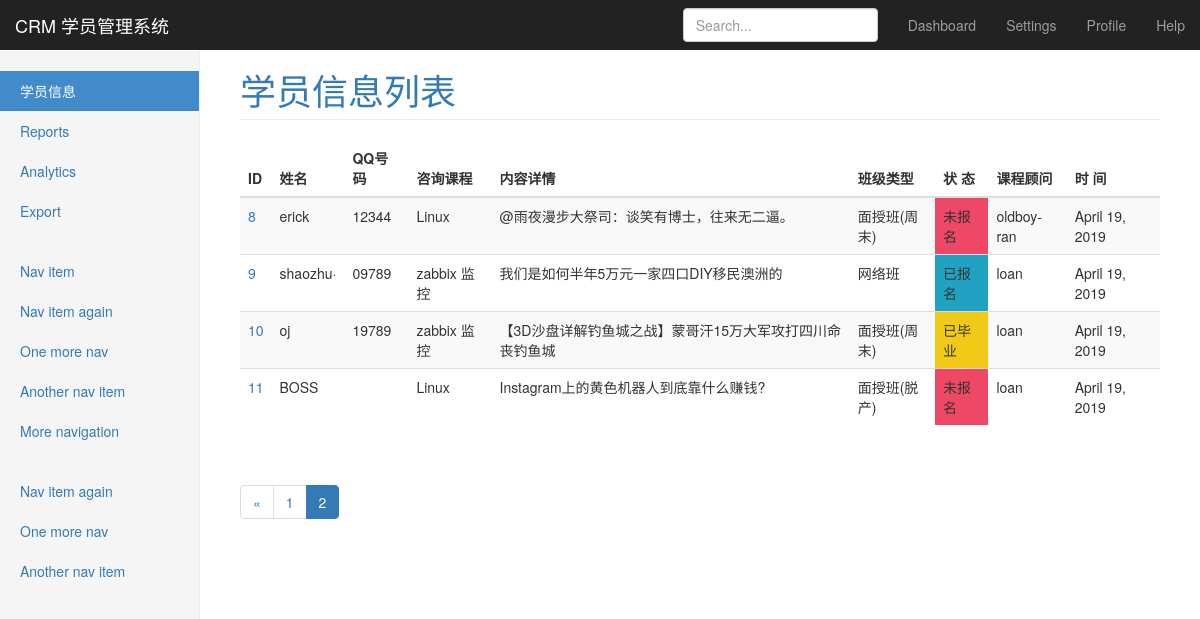
Page /crm/customers/?page=2 (signed in) on the committed database.
### CRM/models.py (models this page shows, shortened)
class Customer(models.Model):
    qq = models.CharField(u"QQ号",max_length=64,unique=True,blank=True)
    name = models.CharField(u"姓名",max_length=32,blank=True,null=True)
    phone = models.BigIntegerField(u'手机号',blank=True,null=True)
    stu_id = models.CharField(u"学号",blank=True,null=True,max_length=64)
    source_type = (('qq',u"qq群"),
                   ('referral',u"内部转介绍"),
                   ('51cto',u"51cto"),
                   ('agent',u"招生代理"),
                   ('others',u"其它"),
                   )
    source = models.CharField(u'客户来源',max_length=64, choices=source_type,default='qq')
    referral_from = models.ForeignKey('self',verbose_name=u"转介绍自学员",help_text=u"若此客户是转介绍自内部学员,请在此处选择内部学员姓名",blank=True,null=True,related_name="internal_referral",on_delete=models.CASCADE)
    course = models.ForeignKey(Course,verbose_name=u"咨询课程",on_delete=models.CASCADE)
    class_type = models.CharField(u"班级类型",max_length=64,choices=class_type_choices)
    customer_note = models.TextField(u"客户咨询内容详情",help_text=u"客户咨询的大概情况,客户个人信息备注等...")
    status_choices = (('signed',u"已报名"),
                      ('unregistered',u"未报名"),
                      ('graduated',u"已毕业"),
                      )
    status = models.CharField(u"状态",choices=status_choices,max_length=64,default=u"unregistered",help_text=u"选择客户此时的状态")
    consultant = models.ForeignKey(UserProfile,verbose_name=u"课程顾问",on_delete=models.CASCADE)
    date = models.DateField(u"咨询日期",auto_now_add=True)
    class_list = models.ManyToManyField('ClassList',verbose_name=u"已报班级",blank=True)
    class Meta:
        verbose_name_plural = u'学员信息'

class Course(models.Model):
    name = models.CharField(u"课程名称",max_length=128,unique=True)
    price = models.IntegerField(u"面授价格")
    online_price = models.IntegerField(u"网络班价格")
    brief = models.TextField(u"课程简介")
    class Meta:
        verbose_name = u'课 程'
        verbose_name_plural = u'课 程'
    def __str__(self):
        return self.name

class UserProfile(models.Model):
    user = models.OneToOneField(User,on_delete=models.CASCADE,verbose_name=u'用户')
    name = models.CharField(u"姓名",max_length=32)
    def __str__(self):
        return self.name
    class Meta:
       permissions = (('view_customer_list',u'查看用户信息列表'),
                      ('view_customer_info', u'查看用户详情'),
                      ('edit_own_customers_info',u'修改客户信息'),
                      )

### CRM/permissions.py (the view)
        def wrapper(*args,**kwargs):
                print('---start check perm-----')
                if perm_check(*args,**kwargs) is not True: #no permission
                        return render(args[0], 'crm/403.html')
                return func(*args,**kwargs)

### CRM/permissions.py (called while the page is built)
def check_permission(func):
        def wrapper(*args,**kwargs):
                print('---start check perm-----')
                if perm_check(*args,**kwargs) is not True: #no permission
                        return render(args[0], 'crm/403.html')
                return func(*args,**kwargs)
        return wrapper

### CRM/templatetags/custom_tags.py (called while the page is built)
@register.simple_tag()     # simple_tag能够对传入多个参数有效
def guess_page(current_page,loop_num):
    offset = abs(current_page - loop_num)
    if offset < 3:   # 表示取当前页的前后三页
        if current_page == loop_num :
            page_element = '''
            <li class="active"><a href="?page=%s">%s</a></li>
            '''%(loop_num,loop_num)                 # 拼html代码
        else:
            page_element = '''
            <li><a href="?page=%s">%s</a></li>
            '''%(loop_num,loop_num)
        return format_html(page_element)
    else:
        return ''

### CRM/views.py (called while the page is built)
@check_permission
def customers(request):
    customers_list = models.Customer.objects.all()
    paginator = Paginator(customers_list,4)
    page = request.GET.get('page')
    customers_obj = paginator.get_page(page)
    return render(request,'crm/customers.html',{'customers_list':customers_obj})

### templates/crm/customers.html (shortened to what this page needs)
{% extends 'bootstrap/base.html' %}
{% load custom_tags %}
{% block page-header %}
    <a>学员信息列表</a>
{% endblock %}
{% block page-content %}
    <table class="table table table-striped">
        <thead>
            <tr>
                <th>ID</th>
                <th>姓名</th>
                <th>QQ号码</th>
                <th>咨询课程</th>
                <th>内容详情</th>
                <th>班级类型</th>
                <th>状 态</th>
                <th>课程顾问</th>
                <th>时 间</th>
            </tr>
        </thead>
        <tbody>
            {% for customers in customers_list %}
            <tr>
                <td><a href="{% url 'customer_detail' customers.id %}">{{ customers.id }}</a></td>
                <td>{{ customers.name }}</td>
                <td>{{ customers.qq }}</td>
                <td>{{ customers.course }}</td>
                <td>{{ customers.customer_note|truncatechars:60}}</td>
                <td>{{ customers.get_class_type_display }}</td>
                <td class="{{ customers.status }}">{{ customers.get_status_display }}</td>
                <td>{{ customers.consultant }}</td>
                <td>{{ customers.date }}</td>
            </tr>
            {% endfor %}
        </tbody>
    </table>
    <div class="pagination">
        <nav>
          <ul class="pagination">
            {% if customers_list.has_previous %}
                <li class=""><a href="?page=1">&laquo;</a></li>
            {% endif %}
              {% for page_num in customers_list.paginator.page_range %}
                  {% guess_page customers_list.number page_num  %}
              {% endfor %}
          </ul>
        </nav>
    </div>
{% endblock %}

### rows in the picture
Customer: id "8", name "erick", qq "12344", course "Linux", customer_note "@雨夜漫步大祭司：谈笑有博士，往来无二逼。", class_type "面授班(周末)", status "未报名", consultant "oldboy-ran", date "April 19, 2019"
Customer: id "9", name "shaozhu·", qq "09789", course "zabbix 监控", customer_note "我们是如何半年5万元一家四口DIY移民澳洲的", class_type "网络班", status "已报名", consultant "loan", date "April 19, 2019"
Customer: id "10", name "oj", qq "19789", course "zabbix 监控", customer_note "【3D沙盘详解钓鱼城之战】蒙哥汗15万大军攻打四川命丧钓鱼城", class_type "面授班(周末)", status "已毕业", consultant "loan", date "April 19, 2019"
Customer: id "11", name "BOSS", course "Linux", customer_note "Instagram上的黄色机器人到底靠什么赚钱?", class_type "面授班(脱产)", status "未报名", consultant "loan", date "April 19, 2019"
